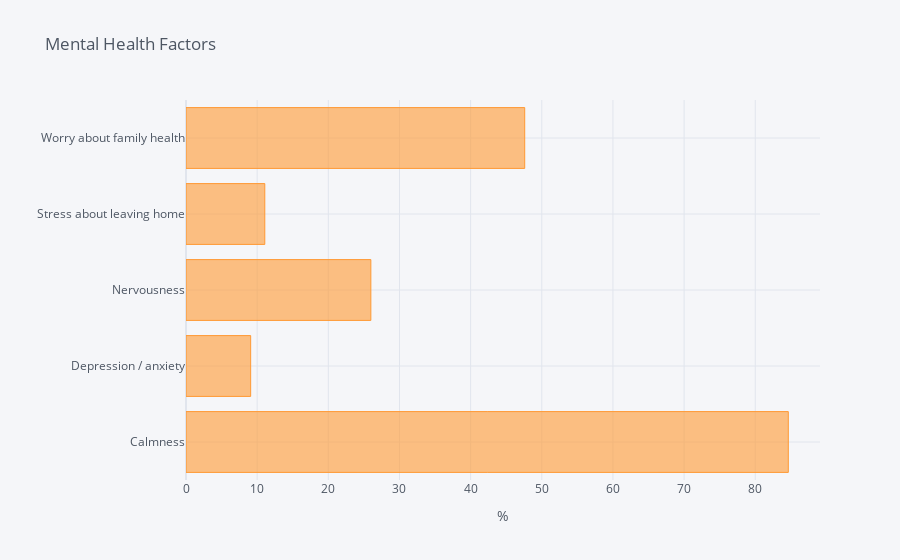

Source (notebook cell):
### Code cell
df_Mental_Analysis.iplot(
    kind="barh", title="Mental Health Factors", theme="pearl", xTitle="%"
)

### Figure 1 — Plotly figure (JSON) as saved in the notebook; plotly's stock layout.template omitted (floating-point values rounded to 4 significant figures)
{"data": [{"marker": {"color": "rgba(255, 153, 51, 0.6)", "line": {"color": "rgba(255, 153, 51, 1.0)", "width": 1}}, "name": "value", "orientation": "h", "text": "", "type": "bar", "x": [84.64, 9.086, 25.98, 11.07, 47.6], "y": ["Calmness", "Depression / anxiety", "Nervousness", "Stress about leaving home", "Worry about family health"]}], "layout": {"legend": {"bgcolor": "#F5F6F9", "font": {"color": "#4D5663"}}, "paper_bgcolor": "#F5F6F9", "plot_bgcolor": "#F5F6F9", "title": {"font": {"color": "#4D5663"}, "text": "Mental Health Factors"}, "xaxis": {"gridcolor": "#E1E5ED", "showgrid": true, "tickfont": {"color": "#4D5663"}, "title": {"font": {"color": "#4D5663"}, "text": "%"}, "zerolinecolor": "#E1E5ED"}, "yaxis": {"gridcolor": "#E1E5ED", "showgrid": true, "tickfont": {"color": "#4D5663"}, "title": {"font": {"color": "#4D5663"}, "text": ""}, "zerolinecolor": "#E1E5ED"}}}
